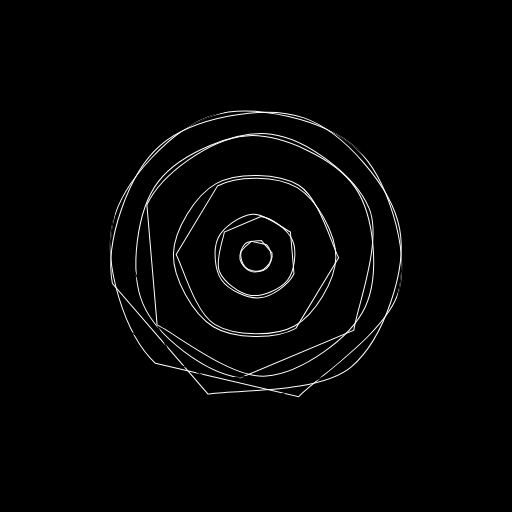
Frame 1 (no input)
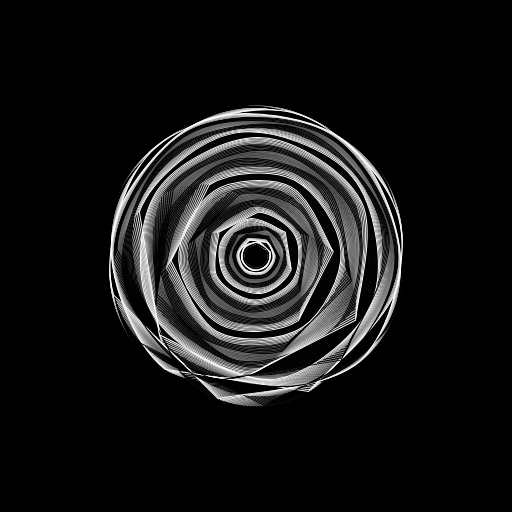
Frame 60 (no input)
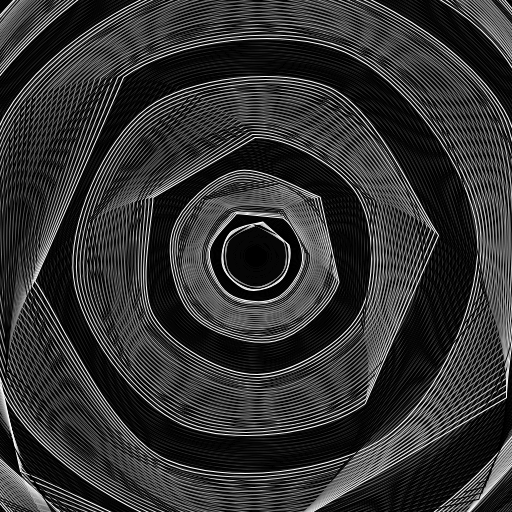
Frame 120 (the mouse pressed at the canvas centre since frame 60)

The p5.js sketch that drew these frames (run headless with seeded random() and noise() and a simulated clock; from frame 60 on, the mouse is pressed at the canvas centre):

// p5.js sketch
// ── sketch.js
// LOLA CAPODANNO 
// ARTES MULTIMEDIALES 1 - TN
// TP1 

function setup() {
  createCanvas(512, 512);  
  background(0);  
  strokeWeight(1);  
  noFill();  
}

function draw() {
  background(0, 20);  
  translate(width / 2, height / 2);  

  let cantFiguras = 20;  
  let tamañoBase = 50; 
  let tamañoMaximo = 600;  
  let velocidadRotacion = 0.02;  
  
  for (let i = 0; i < cantFiguras; i++) {
    push();  
    let t = frameCount * velocidadRotacion + i * TWO_PI / cantFiguras;
    let tamaño = map(sin(t), -1, 1, tamañoBase, tamañoMaximo); 
    rotate(t);  
    

        // deformacion x la posición del mouse
    let deformacionX = map(mouseX, 0, width, 0.5, 2);  // se ancha
    let deformacionY = map(mouseY, 0, height, 0.5, 2);  // se alarga 

       // alterna blanco y negro
    if (i % 2 == 0) {
      stroke(255);  
    } else {
      stroke(0);  
      strokeWeight(1);  
    }

    
// figura defor
    beginShape();
    for (let j = 0; j < 6; j++) {  // hexágono
      let ang = j * PI / 3;  // angulo para vértice
      let x = cos(ang) * tamaño / 2 * deformacionX;  // X con def
      let y = sin(ang) * tamaño / 2 * deformacionY;  // Y con def
      curveVertex(x, y);  //  bordes suavess
    }
    endShape(CLOSE);  

    pop();  
  }
}
